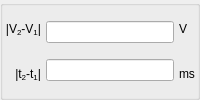
            <widget class="QGroupBox" name="gbDiff21">
             <layout class="QHBoxLayout" name="horizontalLayout_7">
              <property name="spacing">
               <number>3</number>
              </property>
              <property name="leftMargin">
               <number>1</number>
              </property>
              <property name="topMargin">
               <number>1</number>
              </property>
              <property name="rightMargin">
               <number>1</number>
              </property>
              <property name="bottomMargin">
               <number>1</number>
              </property>
              <item>
               <layout class="QVBoxLayout" name="verticalLayout_3">
                <property name="spacing">
                 <number>3</number>
                </property>
                <property name="leftMargin">
                 <number>1</number>
                </property>
                <property name="topMargin">
                 <number>1</number>
                </property>
                <property name="rightMargin">
                 <number>1</number>
                </property>
                <property name="bottomMargin">
                 <number>1</number>
                </property>
                <item>
                 <widget class="QLabel" name="label_2">
                  <property name="text">
                   <string>|V&lt;sub&gt;2&lt;/sub&gt;-V&lt;sub&gt;1&lt;/sub&gt;|</string>
                  </property>
                  <property name="alignment">
                   <set>Qt::AlignRight|Qt::AlignTrailing|Qt::AlignVCenter</set>
                  </property>
                 </widget>
                </item>
                <item>
                 <widget class="QLabel" name="label">
                  <property name="text">
                   <string>|t&lt;sub&gt;2&lt;/sub&gt;-t&lt;sub&gt;1&lt;/sub&gt;|</string>
                  </property>
                  <property name="alignment">
                   <set>Qt::AlignRight|Qt::AlignTrailing|Qt::AlignVCenter</set>
                  </property>
                 </widget>
                </item>
               </layout>
              </item>
              <item>
               <layout class="QVBoxLayout" name="verticalLayout_6">
                <property name="spacing">
                 <number>3</number>
                </property>
                <property name="leftMargin">
                 <number>1</number>
                </property>
                <property name="topMargin">
                 <number>1</number>
                </property>
                <property name="rightMargin">
                 <number>1</number>
                </property>
                <property name="bottomMargin">
                 <number>1</number>
                </property>
                <item>
                 <widget class="QLineEdit" name="leDiffV21">
                  <property name="alignment">
                   <set>Qt::AlignRight|Qt::AlignTrailing|Qt::AlignVCenter</set>
                  </property>
                  <property name="readOnly">
                   <bool>true</bool>
                  </property>
                 </widget>
                </item>
                <item>
                 <widget class="QLineEdit" name="leDifft21">
                  <property name="alignment">
                   <set>Qt::AlignRight|Qt::AlignTrailing|Qt::AlignVCenter</set>
                  </property>
                  <property name="readOnly">
                   <bool>true</bool>
                  </property>
                 </widget>
                </item>
               </layout>
              </item>
              <item>
               <layout class="QVBoxLayout" name="verticalLayout_8">
                <property name="spacing">
                 <number>3</number>
                </property>
                <property name="leftMargin">
                 <number>1</number>
                </property>
                <property name="topMargin">
                 <number>1</number>
                </property>
                <property name="rightMargin">
                 <number>1</number>
                </property>
                <property name="bottomMargin">
                 <number>1</number>
                </property>
                <item>
                 <widget class="QLabel" name="label_8">
                  <property name="text">
                   <string>V</string>
                  </property>
                 </widget>
                </item>
                <item>
                 <widget class="QLabel" name="label_7">
                  <property name="text">
                   <string>ms</string>
                  </property>
                 </widget>
                </item>
               </layout>
              </item>
             </layout>
            </widget>
